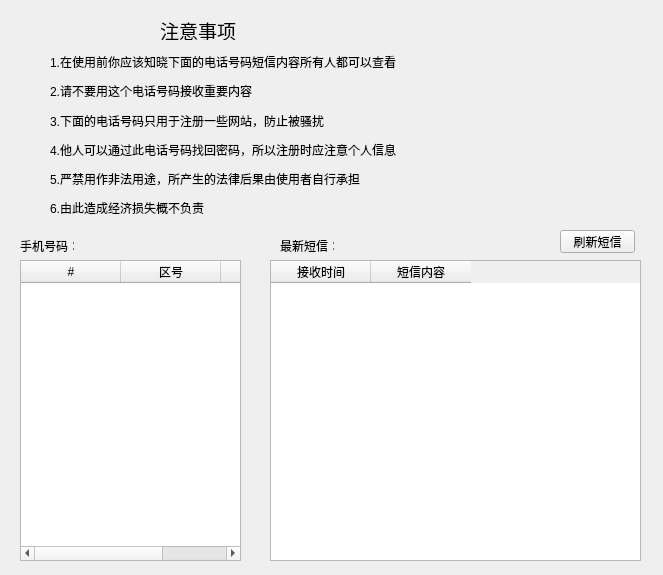
<?xml version="1.0" encoding="UTF-8"?>
<ui version="4.0">
 <class>Form</class>
 <widget class="QWidget" name="Form">
  <property name="geometry">
   <rect>
    <x>0</x>
    <y>0</y>
    <width>663</width>
    <height>575</height>
   </rect>
  </property>
  <property name="sizePolicy">
   <sizepolicy hsizetype="Fixed" vsizetype="Preferred">
    <horstretch>0</horstretch>
    <verstretch>0</verstretch>
   </sizepolicy>
  </property>
  <property name="windowTitle">
   <string>Form</string>
  </property>
  <widget class="QWidget" name="widget" native="true">
   <property name="geometry">
    <rect>
     <x>30</x>
     <y>10</y>
     <width>601</width>
     <height>221</height>
    </rect>
   </property>
   <widget class="QLabel" name="label">
    <property name="geometry">
     <rect>
      <x>130</x>
      <y>10</y>
      <width>81</width>
      <height>20</height>
     </rect>
    </property>
    <property name="font">
     <font>
      <pointsize>14</pointsize>
     </font>
    </property>
    <property name="text">
     <string>注意事项</string>
    </property>
   </widget>
   <widget class="QWidget" name="verticalLayoutWidget">
    <property name="geometry">
     <rect>
      <x>20</x>
      <y>40</y>
      <width>561</width>
      <height>199</height>
     </rect>
    </property>
    <layout class="QVBoxLayout" name="verticalLayout">
     <item>
      <widget class="QLabel" name="label_2">
       <property name="text">
        <string>1.在使用前你应该知晓下面的电话号码短信内容所有人都可以查看</string>
       </property>
      </widget>
     </item>
     <item>
      <widget class="QLabel" name="label_3">
       <property name="text">
        <string>2.请不要用这个电话号码接收重要内容</string>
       </property>
      </widget>
     </item>
     <item>
      <widget class="QLabel" name="label_4">
       <property name="text">
        <string>3.下面的电话号码只用于注册一些网站，防止被骚扰</string>
       </property>
      </widget>
     </item>
     <item>
      <widget class="QLabel" name="label_5">
       <property name="text">
        <string>4.他人可以通过此电话号码找回密码，所以注册时应注意个人信息</string>
       </property>
      </widget>
     </item>
     <item>
      <widget class="QLabel" name="label_6">
       <property name="text">
        <string>5.严禁用作非法用途，所产生的法律后果由使用者自行承担</string>
       </property>
      </widget>
     </item>
     <item>
      <widget class="QLabel" name="label_7">
       <property name="text">
        <string>6.由此造成经济损失概不负责</string>
       </property>
      </widget>
     </item>
     <item>
      <widget class="QLabel" name="label_8">
       <property name="text">
        <string>7.在使用时即代表以上条款已同意</string>
       </property>
      </widget>
     </item>
    </layout>
   </widget>
  </widget>
  <widget class="QLabel" name="label_9">
   <property name="geometry">
    <rect>
     <x>20</x>
     <y>240</y>
     <width>54</width>
     <height>12</height>
    </rect>
   </property>
   <property name="text">
    <string>手机号码：</string>
   </property>
  </widget>
  <widget class="QLabel" name="label_10">
   <property name="geometry">
    <rect>
     <x>280</x>
     <y>240</y>
     <width>54</width>
     <height>12</height>
    </rect>
   </property>
   <property name="text">
    <string>最新短信：</string>
   </property>
  </widget>
  <widget class="QTableWidget" name="tableWidget_2">
   <property name="geometry">
    <rect>
     <x>270</x>
     <y>260</y>
     <width>371</width>
     <height>301</height>
    </rect>
   </property>
   <column>
    <property name="text">
     <string>接收时间</string>
    </property>
    <property name="textAlignment">
     <set>AlignCenter</set>
    </property>
   </column>
   <column>
    <property name="text">
     <string>短信内容</string>
    </property>
    <property name="textAlignment">
     <set>AlignCenter</set>
    </property>
   </column>
  </widget>
  <widget class="QPushButton" name="pushButton">
   <property name="geometry">
    <rect>
     <x>560</x>
     <y>230</y>
     <width>75</width>
     <height>23</height>
    </rect>
   </property>
   <property name="text">
    <string>刷新短信</string>
   </property>
  </widget>
  <widget class="QTableWidget" name="tableWidget">
   <property name="geometry">
    <rect>
     <x>20</x>
     <y>260</y>
     <width>221</width>
     <height>301</height>
    </rect>
   </property>
   <column>
    <property name="text">
     <string>#</string>
    </property>
    <property name="textAlignment">
     <set>AlignCenter</set>
    </property>
   </column>
   <column>
    <property name="text">
     <string>区号</string>
    </property>
    <property name="textAlignment">
     <set>AlignCenter</set>
    </property>
   </column>
   <column>
    <property name="text">
     <string>号码</string>
    </property>
    <property name="textAlignment">
     <set>AlignCenter</set>
    </property>
   </column>
  </widget>
 </widget>
 <resources/>
 <connections/>
</ui>
